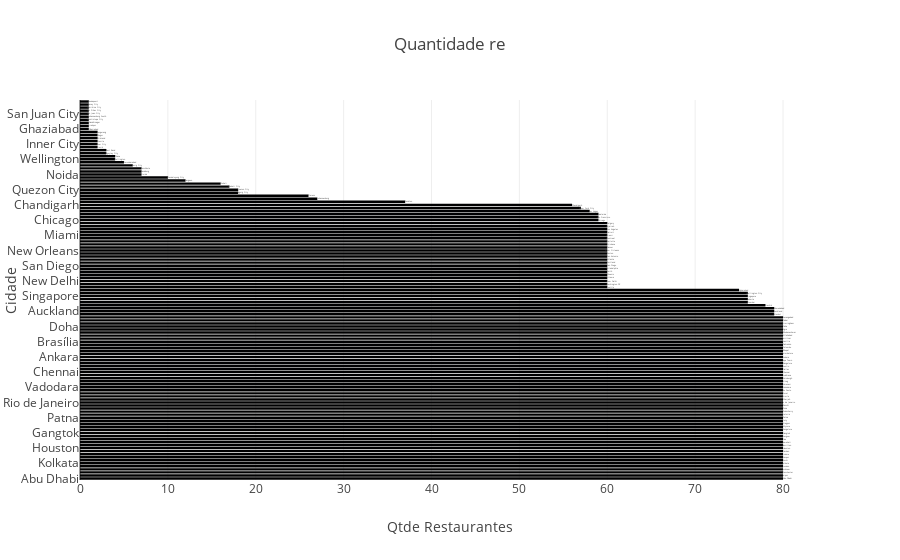

The cell this chart's notebook holds for it:
### Code cell
data_aux = df.loc[:,['city','name_country','restaurant_id']].groupby('city').count().sort_values(by='restaurant_id', ascending = False).reset_index()
fig = px.bar(data_aux,
             x='restaurant_id',
             y='city',
             title='Quantidade re', 
             labels={'city': 'Cidade','restaurant_id': 'Qtde Restaurantes'})
fig.update_traces(texttemplate = '%{y}')
fig.show();

### Figure 1 — Plotly figure (JSON) as saved in the notebook; plotly's stock layout.template omitted (floating-point values rounded to 4 significant figures)
{"data": [{"alignmentgroup": "True", "hovertemplate": "Qtde Restaurantes=%{x}<br>Cidade=%{y}<extra></extra>", "legendgroup": "", "marker": {"color": "#000001", "pattern": {"shape": ""}}, "name": "", "offsetgroup": "", "orientation": "h", "showlegend": false, "textposition": "auto", "texttemplate": "%{y}", "type": "bar", "x": [80, 80, 80, 80, 80, 80, 80, 80, 80, 80, 80, 80, 80, 80, 80, 80, 80, 80, 80, 80, 80, 80, 80, 80, 80, 80, 80, 80, 80, 80, 80, 80, 80, 80, 80, 80, 80, 80, 80, 80, 80, 80, 80, 80, 80, 80, 80, 80, 80, 80, 80, 80, 80, 80, 79, 79, 79, 78, 76, 76, 76, 76, 75, 60, 60, 60, 60, 60, 60, 60, 60, 60, 60, 60, 60, 60, 60, 60, 60, 60, 60, 60, 60, 60, 60, 59, 59, 59, 58, 57, 56, 37, 27, 26, 18, 18, 17, 16, 12, 10, 7, 7, 7, 6, 5, 4, 4, 3, 3, 2, 2, 2, 2, 2, 2, 1, 1, 1, 1, 1, 1, 1, 1, 1, 1], "xaxis": "x", "y": ["Abu Dhabi", "Jaipur", "Manchester", "Lucknow", "London", "Kolkata", "Kochi", "Kanpur", "Indore", "Durban", "Houston", "Hamilton", "Guwahati", "Goa", "Glasgow", "Gangtok", "Mangalore", "Mysore", "Nagpur", "Ooty", "Patna", "Pretoria", "Puducherry", "Pune", "Ranchi", "Rio de Janeiro", "Sharjah", "Shimla", "Surat", "São Paulo", "Vadodara", "Varanasi", "Vizag", "Edinburgh", "Ludhiana", "Chennai", "Dallas", "Austin", "Bangalore", "Cape Town", "Ankara", "Coimbatore", "Bhopal", "Colombo", "Dehradun", "Brasília", "Amritsar", "Allahabad", "Bhubaneshwar", "Agra", "Doha", "Birmingham", "Dubai", "Aurangabad", "İstanbul", "Auckland", "Ahmedabad", "Nashik", "Mumbai", "Jakarta", "Singapore", "Wellington City", "Hyderabad", "Seattle", "Washington DC", "New Delhi", "Ottawa", "Phoenix", "Perth", "Philadelphia", "San Diego", "Portland", "Atlanta", "San Antonio", "Boston", "New Orleans", "Denver", "Brisbane", "Charlotte", "Montreal", "Miami", "Detroit", "Los Angeles", "Fujairah", "Calgary", "Chicago", "San Francisco", "Adelaide", "Las Vegas", "New York City", "Chandigarh", "Sandton", "Johannesburg", "Clarens", "Taguig City", "Quezon City", "Makati City", "Mohali", "Gurgaon", "Mandaluyong City", "Noida", "Randburg", "Panchkula", "Pasig City", "Secunderabad", "Wellington", "Thane", "Tagaytay City", "East Rand", "Nasik", "Inner City", "Manila", "Midrand", "Bogor", "Tangerang", "Ghaziabad", "Zirakpur", "Gandhinagar", "Muntinlupa City", "Johannesburg South", "San Juan City", "Las Piñas City", "Marikina City", "Pasay City", "Roodepoort"], "yaxis": "y"}], "layout": {"barmode": "relative", "legend": {"tracegroupgap": 0}, "title": {"text": "Quantidade re"}, "xaxis": {"anchor": "y", "domain": [0, 1], "title": {"text": "Qtde Restaurantes"}}, "yaxis": {"anchor": "x", "domain": [0, 1], "title": {"text": "Cidade"}}}}
